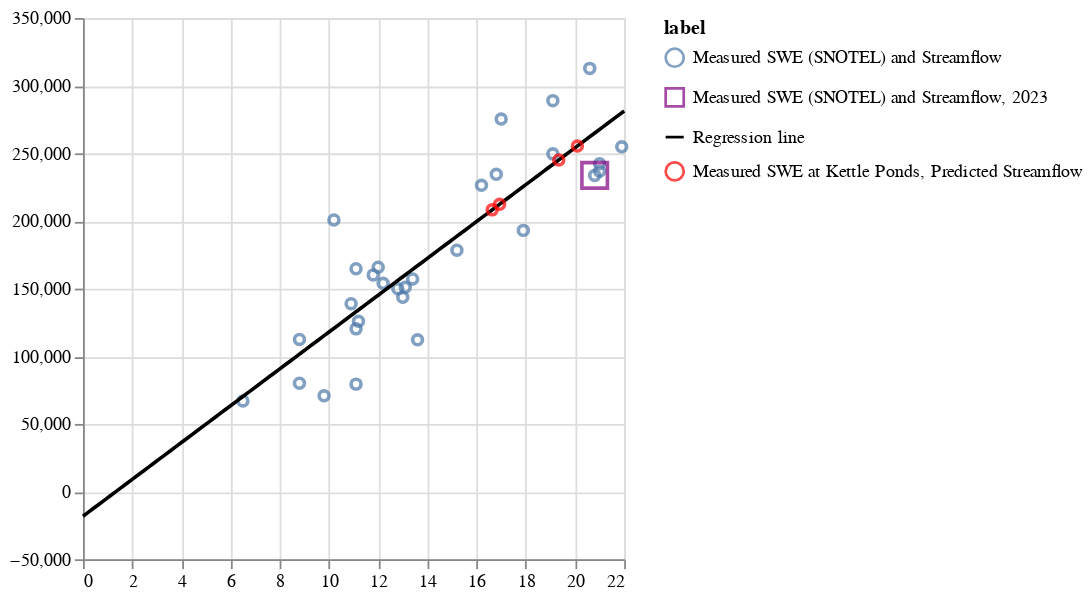

The code cell stored with this chart in its notebook:
### Code cell
(alt.Chart(
    df_swe_and_streamflow.assign(label = 'Measured SWE (SNOTEL) and Streamflow')
).mark_point().encode(
    alt.X('SWE:Q'),
    alt.Y('Seasonal total streamflow (acre-feet):Q'),
    alt.Color('label:N')
) + alt.Chart(
    df_swe_and_streamflow.loc[2023:2023].assign(label = 'Measured SWE (SNOTEL) and Streamflow, 2023')
).mark_point(size=200, shape='square').encode(
    alt.X('SWE:Q'),
    alt.Y('Seasonal total streamflow (acre-feet):Q'),
    alt.Color('label:N').scale(range=['purple']).title('')
) + alt.Chart(
    fit_line_df.assign(label = 'Regression line')
).mark_line(color='black').encode(
    alt.X('x:Q').title(''),
    alt.Y('y:Q').title(''),
    alt.Color('label:N').scale(range=['black']).title('')
) + alt.Chart(
    streamflow_predictions_from_kps.assign(label = 'Measured SWE at Kettle Ponds, Predicted Streamflow')
).mark_point().encode(
    alt.X('SWE:Q'),
    alt.Y('Seasonal total streamflow (acre-feet):Q'),
    alt.Color('label:N').scale(range=['red']).title('')
)).resolve_scale(color='independent').configure_legend(labelLimit=300)

### Figure 1 — Vega-Lite specification as saved in the notebook (floating-point values rounded to 4 significant figures)
{"config": {"view": {"continuousWidth": 300, "continuousHeight": 300}, "legend": {"labelLimit": 300}}, "layer": [{"data": {"name": "data-dedde2767def00a9f54d7f3b543d817b"}, "mark": {"type": "point"}, "encoding": {"color": {"field": "label", "type": "nominal"}, "x": {"field": "SWE", "type": "quantitative"}, "y": {"field": "Seasonal total streamflow (acre-feet)", "type": "quantitative"}}}, {"data": {"name": "data-3eb59daa41dab09872bd7a3608e53a0b"}, "mark": {"type": "point", "shape": "square", "size": 200}, "encoding": {"color": {"field": "label", "scale": {"range": ["purple"]}, "title": "", "type": "nominal"}, "x": {"field": "SWE", "type": "quantitative"}, "y": {"field": "Seasonal total streamflow (acre-feet)", "type": "quantitative"}}}, {"data": {"name": "data-5f59138c89a134230838cfade8ad1d50"}, "mark": {"type": "line", "color": "black"}, "encoding": {"color": {"field": "label", "scale": {"range": ["black"]}, "title": "", "type": "nominal"}, "x": {"field": "x", "title": "", "type": "quantitative"}, "y": {"field": "y", "title": "", "type": "quantitative"}}}, {"data": {"name": "data-e9ef7a09e492190e839d28678944eca6"}, "mark": {"type": "point"}, "encoding": {"color": {"field": "label", "scale": {"range": ["red"]}, "title": "", "type": "nominal"}, "x": {"field": "SWE", "type": "quantitative"}, "y": {"field": "Seasonal total streamflow (acre-feet)", "type": "quantitative"}}}], "resolve": {"scale": {"color": "independent"}}, "$schema": "https://vega.github.io/schema/vega-lite/v5.20.1.json", "datasets": {"data-dedde2767def00a9f54d7f3b543d817b": [{"SWE": 11.8, "SWE_units": "in", "datasource": "NRCS", "Seasonal total streamflow (acre-feet)": 160200.0, "label": "Measured SWE (SNOTEL) and Streamflow", "type": "Feature", "geometry": {"type": "Point", "coordinates": [-107.0, 38.89, 10190.0]}}, {"SWE": 20.6, "SWE_units": "in", "datasource": "NRCS", "Seasonal total streamflow (acre-feet)": 312800.0, "label": "Measured SWE (SNOTEL) and Streamflow", "type": "Feature", "geometry": {"type": "Point", "coordinates": [-107.0, 38.89, 10190.0]}}, {"SWE": 21.0, "SWE_units": "in", "datasource": "NRCS", "Seasonal total streamflow (acre-feet)": 236800.0, "label": "Measured SWE (SNOTEL) and Streamflow", "type": "Feature", "geometry": {"type": "Point", "coordinates": [-107.0, 38.89, 10190.0]}}, {"SWE": 19.1, "SWE_units": "in", "datasource": "NRCS", "Seasonal total streamflow (acre-feet)": 288900.0, "label": "Measured SWE (SNOTEL) and Streamflow", "type": "Feature", "geometry": {"type": "Point", "coordinates": [-107.0, 38.89, 10190.0]}}, {"SWE": 12.2, "SWE_units": "in", "datasource": "NRCS", "Seasonal total streamflow (acre-feet)": 153900.0, "label": "Measured SWE (SNOTEL) and Streamflow", "type": "Feature", "geometry": {"type": "Point", "coordinates": [-107.0, 38.89, 10190.0]}}, {"SWE": 10.2, "SWE_units": "in", "datasource": "NRCS", "Seasonal total streamflow (acre-feet)": 200700.0, "label": "Measured SWE (SNOTEL) and Streamflow", "type": "Feature", "geometry": {"type": "Point", "coordinates": [-107.0, 38.89, 10190.0]}}, {"SWE": 13.0, "SWE_units": "in", "datasource": "NRCS", "Seasonal total streamflow (acre-feet)": 143600.0, "label": "Measured SWE (SNOTEL) and Streamflow", "type": "Feature", "geometry": {"type": "Point", "coordinates": [-107.0, 38.89, 10190.0]}}, {"SWE": 10.9, "SWE_units": "in", "datasource": "NRCS", "Seasonal total streamflow (acre-feet)": 138900.0, "label": "Measured SWE (SNOTEL) and Streamflow", "type": "Feature", "geometry": {"type": "Point", "coordinates": [-107.0, 38.89, 10190.0]}}, {"SWE": 9.8, "SWE_units": "in", "datasource": "NRCS", "Seasonal total streamflow (acre-feet)": 70820.0, "label": "Measured SWE (SNOTEL) and Streamflow", "type": "Feature", "geometry": {"type": "Point", "coordinates": [-107.0, 38.89, 10190.0]}}, {"SWE": 13.4, "SWE_units": "in", "datasource": "NRCS", "Seasonal total streamflow (acre-feet)": 157200.0, "label": "Measured SWE (SNOTEL) and Streamflow", "type": "Feature", "geometry": {"type": "Point", "coordinates": [-107.0, 38.89, 10190.0]}}, {"SWE": 11.2, "SWE_units": "in", "datasource": "NRCS", "Seasonal total streamflow (acre-feet)": 125800.0, "label": "Measured SWE (SNOTEL) and Streamflow", "type": "Feature", "geometry": {"type": "Point", "coordinates": [-107.0, 38.89, 10190.0]}}, {"SWE": 17.9, "SWE_units": "in", "datasource": "NRCS", "Seasonal total streamflow (acre-feet)": 193100.0, "label": "Measured SWE (SNOTEL) and Streamflow", "type": "Feature", "geometry": {"type": "Point", "coordinates": [-107.0, 38.89, 10190.0]}}, {"SWE": 15.2, "SWE_units": "in", "datasource": "NRCS", "Seasonal total streamflow (acre-feet)": 178400.0, "label": "Measured SWE (SNOTEL) and Streamflow", "type": "Feature", "geometry": {"type": "Point", "coordinates": [-107.0, 38.89, 10190.0]}}, {"SWE": 11.1, "SWE_units": "in", "datasource": "NRCS", "Seasonal total streamflow (acre-feet)": 120300.0, "label": "Measured SWE (SNOTEL) and Streamflow", "type": "Feature", "geometry": {"type": "Point", "coordinates": [-107.0, 38.89, 10190.0]}}, {"SWE": 21.9, "SWE_units": "in", "datasource": "NRCS", "Seasonal total streamflow (acre-feet)": 254800.0, "label": "Measured SWE (SNOTEL) and Streamflow", "type": "Feature", "geometry": {"type": "Point", "coordinates": [-107.0, 38.89, 10190.0]}}, {"SWE": 16.8, "SWE_units": "in", "datasource": "NRCS", "Seasonal total streamflow (acre-feet)": 234500.0, "label": "Measured SWE (SNOTEL) and Streamflow", "type": "Feature", "geometry": {"type": "Point", "coordinates": [-107.0, 38.89, 10190.0]}}, {"SWE": 12.0, "SWE_units": "in", "datasource": "NRCS", "Seasonal total streamflow (acre-feet)": 165900.0, "label": "Measured SWE (SNOTEL) and Streamflow", "type": "Feature", "geometry": {"type": "Point", "coordinates": [-107.0, 38.89, 10190.0]}}, {"SWE": 17.0, "SWE_units": "in", "datasource": "NRCS", "Seasonal total streamflow (acre-feet)": 275400.0, "label": "Measured SWE (SNOTEL) and Streamflow", "type": "Feature", "geometry": {"type": "Point", "coordinates": [-107.0, 38.89, 10190.0]}}, {"SWE": 6.5, "SWE_units": "in", "datasource": "NRCS", "Seasonal total streamflow (acre-feet)": 67000.0, "label": "Measured SWE (SNOTEL) and Streamflow", "type": "Feature", "geometry": {"type": "Point", "coordinates": [-107.0, 38.89, 10190.0]}}, {"SWE": 8.8, "SWE_units": "in", "datasource": "NRCS", "Seasonal total streamflow (acre-feet)": 112400.0, "label": "Measured SWE (SNOTEL) and Streamflow", "type": "Feature", "geometry": {"type": "Point", "coordinates": [-107.0, 38.89, 10190.0]}}, {"SWE": 16.2, "SWE_units": "in", "datasource": "NRCS", "Seasonal total streamflow (acre-feet)": 226400.0, "label": "Measured SWE (SNOTEL) and Streamflow", "type": "Feature", "geometry": {"type": "Point", "coordinates": [-107.0, 38.89, 10190.0]}}, {"SWE": 11.1, "SWE_units": "in", "datasource": "NRCS", "Seasonal total streamflow (acre-feet)": 164700.0, "label": "Measured SWE (SNOTEL) and Streamflow", "type": "Feature", "geometry": {"type": "Point", "coordinates": [-107.0, 38.89, 10190.0]}}, {"SWE": 13.1, "SWE_units": "in", "datasource": "NRCS", "Seasonal total streamflow (acre-feet)": 151000.0, "label": "Measured SWE (SNOTEL) and Streamflow", "type": "Feature", "geometry": {"type": "Point", "coordinates": [-107.0, 38.89, 10190.0]}}, {"SWE": 21.0, "SWE_units": "in", "datasource": "NRCS", "Seasonal total streamflow (acre-feet)": 242300.0, "label": "Measured SWE (SNOTEL) and Streamflow", "type": "Feature", "geometry": {"type": "Point", "coordinates": [-107.0, 38.89, 10190.0]}}, {"SWE": 8.8, "SWE_units": "in", "datasource": "NRCS", "Seasonal total streamflow (acre-feet)": 80090.0, "label": "Measured SWE (SNOTEL) and Streamflow", "type": "Feature", "geometry": {"type": "Point", "coordinates": [-107.0, 38.89, 10190.0]}}, {"SWE": 19.1, "SWE_units": "in", "datasource": "NRCS", "Seasonal total streamflow (acre-feet)": 249600.0, "label": "Measured SWE (SNOTEL) and Streamflow", "type": "Feature", "geometry": {"type": "Point", "coordinates": [-107.0, 38.89, 10190.0]}}, {"SWE": 13.6, "SWE_units": "in", "datasource": "NRCS", "Seasonal total streamflow (acre-feet)": 112200.0, "label": "Measured SWE (SNOTEL) and Streamflow", "type": "Feature", "geometry": {"type": "Point", "coordinates": [-107.0, 38.89, 10190.0]}}, {"SWE": 11.1, "SWE_units": "in", "datasource": "NRCS", "Seasonal total streamflow (acre-feet)": 79420.0, "label": "Measured SWE (SNOTEL) and Streamflow", "type": "Feature", "geometry": {"type": "Point", "coordinates": [-107.0, 38.89, 10190.0]}}, {"SWE": 12.8, "SWE_units": "in", "datasource": "NRCS", "Seasonal total streamflow (acre-feet)": 150000.0, "label": "Measured SWE (SNOTEL) and Streamflow", "type": "Feature", "geometry": {"type": "Point", "coordinates": [-107.0, 38.89, 10190.0]}}, {"SWE": 20.8, "SWE_units": "in", "datasource": "NRCS", "Seasonal total streamflow (acre-feet)": 233700.0, "label": "Measured SWE (SNOTEL) and Streamflow", "type": "Feature", "geometry": {"type": "Point", "coordinates": [-107.0, 38.89, 10190.0]}}], "data-3eb59daa41dab09872bd7a3608e53a0b": [{"SWE": 20.8, "SWE_units": "in", "datasource": "NRCS", "Seasonal total streamflow (acre-feet)": 233700.0, "label": "Measured SWE (SNOTEL) and Streamflow, 2023", "type": "Feature", "geometry": {"type": "Point", "coordinates": [-107.0, 38.89, 10190.0]}}], "data-5f59138c89a134230838cfade8ad1d50": [{"x": 0.0, "y": -18210.0, "label": "Regression line"}, {"x": 0.2222, "y": -15180.0, "label": "Regression line"}, {"x": 0.4444, "y": -12160.0, "label": "Regression line"}, {"x": 0.6667, "y": -9134.0, "label": "Regression line"}, {"x": 0.8889, "y": -6108.0, "label": "Regression line"}, {"x": 1.111, "y": -3083.0, "label": "Regression line"}, {"x": 1.333, "y": -57.66, "label": "Regression line"}, {"x": 1.556, "y": 2968.0, "label": "Regression line"}, {"x": 1.778, "y": 5993.0, "label": "Regression line"}, {"x": 2.0, "y": 9018.0, "label": "Regression line"}, {"x": 2.222, "y": 12040.0, "label": "Regression line"}, {"x": 2.444, "y": 15070.0, "label": "Regression line"}, {"x": 2.667, "y": 18090.0, "label": "Regression line"}, {"x": 2.889, "y": 21120.0, "label": "Regression line"}, {"x": 3.111, "y": 24150.0, "label": "Regression line"}, {"x": 3.333, "y": 27170.0, "label": "Regression line"}, {"x": 3.556, "y": 30200.0, "label": "Regression line"}, {"x": 3.778, "y": 33220.0, "label": "Regression line"}, {"x": 4.0, "y": 36250.0, "label": "Regression line"}, {"x": 4.222, "y": 39270.0, "label": "Regression line"}, {"x": 4.444, "y": 42300.0, "label": "Regression line"}, {"x": 4.667, "y": 45320.0, "label": "Regression line"}, {"x": 4.889, "y": 48350.0, "label": "Regression line"}, {"x": 5.111, "y": 51370.0, "label": "Regression line"}, {"x": 5.333, "y": 54400.0, "label": "Regression line"}, {"x": 5.556, "y": 57420.0, "label": "Regression line"}, {"x": 5.778, "y": 60450.0, "label": "Regression line"}, {"x": 6.0, "y": 63480.0, "label": "Regression line"}, {"x": 6.222, "y": 66500.0, "label": "Regression line"}, {"x": 6.444, "y": 69530.0, "label": "Regression line"}, {"x": 6.667, "y": 72550.0, "label": "Regression line"}, {"x": 6.889, "y": 75580.0, "label": "Regression line"}, {"x": 7.111, "y": 78600.0, "label": "Regression line"}, {"x": 7.333, "y": 81630.0, "label": "Regression line"}, {"x": 7.556, "y": 84650.0, "label": "Regression line"}, {"x": 7.778, "y": 87680.0, "label": "Regression line"}, {"x": 8.0, "y": 90700.0, "label": "Regression line"}, {"x": 8.222, "y": 93730.0, "label": "Regression line"}, {"x": 8.444, "y": 96750.0, "label": "Regression line"}, {"x": 8.667, "y": 99780.0, "label": "Regression line"}, {"x": 8.889, "y": 102800.0, "label": "Regression line"}, {"x": 9.111, "y": 105800.0, "label": "Regression line"}, {"x": 9.333, "y": 108900.0, "label": "Regression line"}, {"x": 9.556, "y": 111900.0, "label": "Regression line"}, {"x": 9.778, "y": 114900.0, "label": "Regression line"}, {"x": 10.0, "y": 117900.0, "label": "Regression line"}, {"x": 10.22, "y": 121000.0, "label": "Regression line"}, {"x": 10.44, "y": 124000.0, "label": "Regression line"}, {"x": 10.67, "y": 127000.0, "label": "Regression line"}, {"x": 10.89, "y": 130000.0, "label": "Regression line"}, {"x": 11.11, "y": 133100.0, "label": "Regression line"}, {"x": 11.33, "y": 136100.0, "label": "Regression line"}, {"x": 11.56, "y": 139100.0, "label": "Regression line"}, {"x": 11.78, "y": 142100.0, "label": "Regression line"}, {"x": 12.0, "y": 145200.0, "label": "Regression line"}, {"x": 12.22, "y": 148200.0, "label": "Regression line"}, {"x": 12.44, "y": 151200.0, "label": "Regression line"}, {"x": 12.67, "y": 154200.0, "label": "Regression line"}, {"x": 12.89, "y": 157300.0, "label": "Regression line"}, {"x": 13.11, "y": 160300.0, "label": "Regression line"}, {"x": 13.33, "y": 163300.0, "label": "Regression line"}, {"x": 13.56, "y": 166300.0, "label": "Regression line"}, {"x": 13.78, "y": 169400.0, "label": "Regression line"}, {"x": 14.0, "y": 172400.0, "label": "Regression line"}, {"x": 14.22, "y": 175400.0, "label": "Regression line"}, {"x": 14.44, "y": 178400.0, "label": "Regression line"}, {"x": 14.67, "y": 181500.0, "label": "Regression line"}, {"x": 14.89, "y": 184500.0, "label": "Regression line"}, {"x": 15.11, "y": 187500.0, "label": "Regression line"}, {"x": 15.33, "y": 190500.0, "label": "Regression line"}, {"x": 15.56, "y": 193600.0, "label": "Regression line"}, {"x": 15.78, "y": 196600.0, "label": "Regression line"}, {"x": 16.0, "y": 199600.0, "label": "Regression line"}, {"x": 16.22, "y": 202600.0, "label": "Regression line"}, {"x": 16.44, "y": 205700.0, "label": "Regression line"}, {"x": 16.67, "y": 208700.0, "label": "Regression line"}, {"x": 16.89, "y": 211700.0, "label": "Regression line"}, {"x": 17.11, "y": 214700.0, "label": "Regression line"}, {"x": 17.33, "y": 217800.0, "label": "Regression line"}, {"x": 17.56, "y": 220800.0, "label": "Regression line"}, {"x": 17.78, "y": 223800.0, "label": "Regression line"}, {"x": 18.0, "y": 226800.0, "label": "Regression line"}, {"x": 18.22, "y": 229900.0, "label": "Regression line"}, {"x": 18.44, "y": 232900.0, "label": "Regression line"}, {"x": 18.67, "y": 235900.0, "label": "Regression line"}, {"x": 18.89, "y": 238900.0, "label": "Regression line"}, {"x": 19.11, "y": 242000.0, "label": "Regression line"}, {"x": 19.33, "y": 245000.0, "label": "Regression line"}, {"x": 19.56, "y": 248000.0, "label": "Regression line"}, {"x": 19.78, "y": 251000.0, "label": "Regression line"}, {"x": 20.0, "y": 254100.0, "label": "Regression line"}, {"x": 20.22, "y": 257100.0, "label": "Regression line"}, {"x": 20.44, "y": 260100.0, "label": "Regression line"}, {"x": 20.67, "y": 263200.0, "label": "Regression line"}, {"x": 20.89, "y": 266200.0, "label": "Regression line"}, {"x": 21.11, "y": 269200.0, "label": "Regression line"}, {"x": 21.33, "y": 272200.0, "label": "Regression line"}, {"x": 21.56, "y": 275300.0, "label": "Regression line"}, {"x": 21.78, "y": 278300.0, "label": "Regression line"}, {"x": 22.0, "y": 281300.0, "label": "Regression line"}], "data-e9ef7a09e492190e839d28678944eca6": [{"SWE": 20.1, "Seasonal total streamflow (acre-feet)": 255400.0, "label": "Measured SWE at Kettle Ponds, Predicted Streamflow"}, {"SWE": 16.63, "Seasonal total streamflow (acre-feet)": 208200.0, "label": "Measured SWE at Kettle Ponds, Predicted Streamflow"}, {"SWE": 16.94, "Seasonal total streamflow (acre-feet)": 212400.0, "label": "Measured SWE at Kettle Ponds, Predicted Streamflow"}, {"SWE": 19.34, "Seasonal total streamflow (acre-feet)": 245100.0, "label": "Measured SWE at Kettle Ponds, Predicted Streamflow"}]}}
